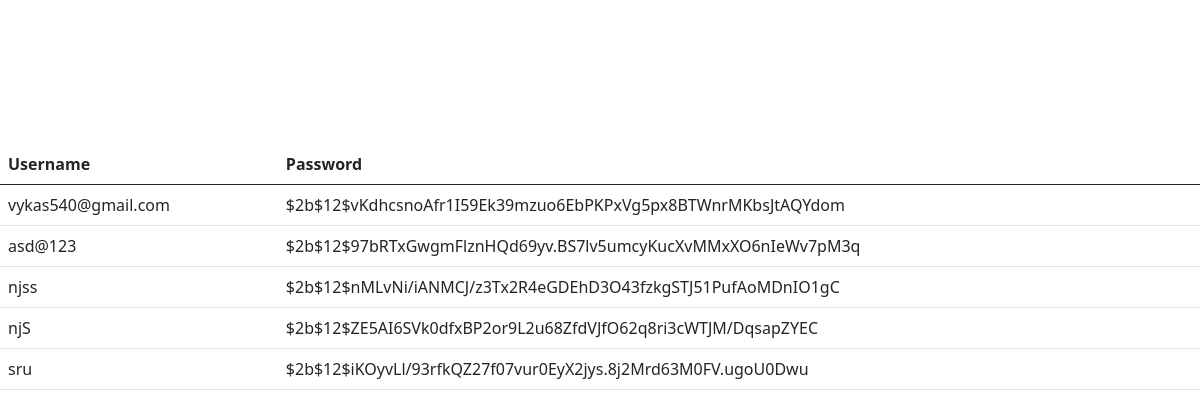
/dtbbou, run on an earlier commit of the app's database.
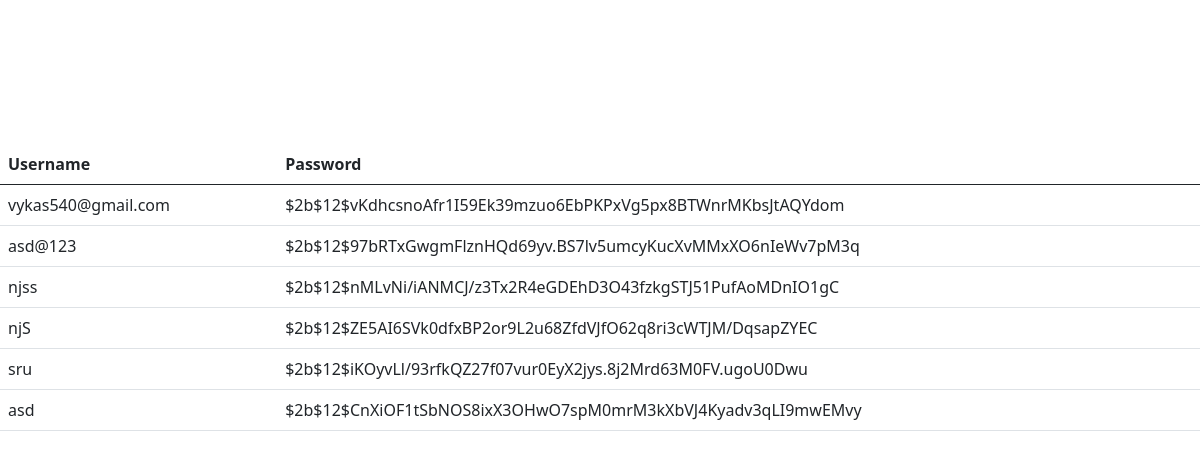
And on a later commit of the database.
### app.py (models this page shows)
class User(db.Model, UserMixin):
    id=db.Column(db.Integer, primary_key=True)
    username=db.Column(db.String(100), unique=True, nullable=False)
    password=db.Column(db.String(100),nullable=False)
    dir=db.relationship('Dire',backref='creator')

### app.py (the view)
@app.route("/dtbbou")
def database():
    users=User.query.all()
    return render_template('userdatabase.html', users=users)

### templates/userdatabase.html (shortened to what this page needs)
<!DOCTYPE html>
<html lang="en">
<head>
    <link href="https://cdn.jsdelivr.net/npm/bootstrap@5.0.1/dist/css/bootstrap.min.css" rel="stylesheet">
</head>
<body>
    <br>
    <br>
    <br>
    <br>
    <br>
    <br>
    <table class="table table-stripped">
        <thead>
            <tr>
                <th>Username</th>
                <th>Password</th>
            </tr>
        </thead>
        <tbody>
            {%for users in users%}
            <tr>
            <td>{{users.username}}</td>
            <td>{{users.password}}</td>
            </tr>
            {% endfor %}
        </tbody>
    </table>
</body>
</html>

What changed in the data, as far as the page shows it:
added User: username "asd", password "$2b$12$CnXiOF1tSbNOS8ixX3OHwO7spM0mrM3kXbVJ4Kyadv3qLI9mwEMvy"
